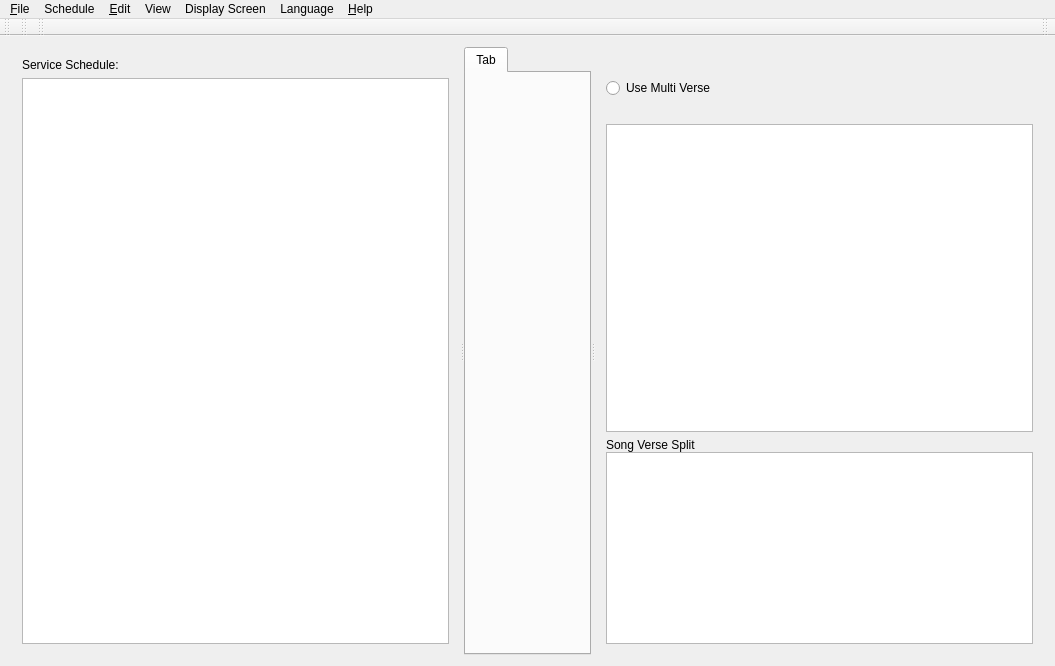
<?xml version="1.0" encoding="UTF-8"?>
<ui version="4.0">
 <class>SoftProjectorClass</class>
 <widget class="QMainWindow" name="SoftProjectorClass">
  <property name="geometry">
   <rect>
    <x>0</x>
    <y>0</y>
    <width>1055</width>
    <height>666</height>
   </rect>
  </property>
  <property name="minimumSize">
   <size>
    <width>700</width>
    <height>550</height>
   </size>
  </property>
  <property name="windowTitle">
   <string notr="true"/>
  </property>
  <property name="windowIcon">
   <iconset resource="../softprojector.qrc">
    <normaloff>:/icons/icons/softprojector.png</normaloff>:/icons/icons/softprojector.png</iconset>
  </property>
  <property name="toolButtonStyle">
   <enum>Qt::ToolButtonIconOnly</enum>
  </property>
  <property name="dockNestingEnabled">
   <bool>false</bool>
  </property>
  <widget class="QWidget" name="centralWidget">
   <layout class="QGridLayout" name="gridLayout">
    <item row="0" column="0">
     <widget class="QSplitter" name="splitter">
      <property name="orientation">
       <enum>Qt::Horizontal</enum>
      </property>
      <widget class="QWidget" name="layoutWidget">
       <layout class="QVBoxLayout" name="verticalLayout_3">
        <item>
         <widget class="QLabel" name="label">
          <property name="text">
           <string>Service Schedule:</string>
          </property>
         </widget>
        </item>
        <item>
         <widget class="QListWidget" name="listWidgetSchedule">
          <property name="iconSize">
           <size>
            <width>16</width>
            <height>16</height>
           </size>
          </property>
          <property name="spacing">
           <number>1</number>
          </property>
         </widget>
        </item>
       </layout>
      </widget>
      <widget class="QTabWidget" name="projectTab">
       <property name="minimumSize">
        <size>
         <width>0</width>
         <height>0</height>
        </size>
       </property>
       <widget class="QWidget" name="Tab">
        <attribute name="title">
         <string>Tab</string>
        </attribute>
        <layout class="QGridLayout" name="gridLayout_2"/>
       </widget>
      </widget>
      <widget class="QWidget" name="layoutWidget1">
       <layout class="QVBoxLayout" name="verticalLayoutDisplayControls">
        <property name="spacing">
         <number>6</number>
        </property>
        <item>
         <layout class="QHBoxLayout" name="horizontalLayout_2">
          <item>
           <widget class="QLabel" name="labelIcon">
            <property name="sizePolicy">
             <sizepolicy hsizetype="Fixed" vsizetype="Fixed">
              <horstretch>0</horstretch>
              <verstretch>0</verstretch>
             </sizepolicy>
            </property>
           </widget>
          </item>
          <item>
           <widget class="QLabel" name="labelShow">
            <property name="text">
             <string/>
            </property>
           </widget>
          </item>
         </layout>
        </item>
        <item>
         <widget class="QWidget" name="widgetMultiVerse" native="true">
          <layout class="QHBoxLayout" name="horizontalLayout_4">
           <property name="leftMargin">
            <number>0</number>
           </property>
           <property name="topMargin">
            <number>0</number>
           </property>
           <property name="rightMargin">
            <number>0</number>
           </property>
           <property name="bottomMargin">
            <number>0</number>
           </property>
           <item>
            <widget class="QRadioButton" name="rbMultiVerse">
             <property name="toolTip">
              <string>If selected, this will allow to select multiple verses at one time. Will need to press &quot;Show&quot; each time.</string>
             </property>
             <property name="text">
              <string>Use Multi Verse</string>
             </property>
            </widget>
           </item>
           <item>
            <spacer name="horizontalSpacer_2">
             <property name="orientation">
              <enum>Qt::Horizontal</enum>
             </property>
             <property name="sizeHint" stdset="0">
              <size>
               <width>40</width>
               <height>20</height>
              </size>
             </property>
            </spacer>
           </item>
          </layout>
         </widget>
        </item>
        <item>
         <widget class="QLabel" name="labelSongNotes">
          <property name="palette">
           <palette>
            <active>
             <colorrole role="WindowText">
              <brush brushstyle="SolidPattern">
               <color alpha="255">
                <red>255</red>
                <green>0</green>
                <blue>4</blue>
               </color>
              </brush>
             </colorrole>
            </active>
            <inactive>
             <colorrole role="WindowText">
              <brush brushstyle="SolidPattern">
               <color alpha="255">
                <red>255</red>
                <green>0</green>
                <blue>4</blue>
               </color>
              </brush>
             </colorrole>
            </inactive>
            <disabled>
             <colorrole role="WindowText">
              <brush brushstyle="SolidPattern">
               <color alpha="255">
                <red>120</red>
                <green>120</green>
                <blue>120</blue>
               </color>
              </brush>
             </colorrole>
            </disabled>
           </palette>
          </property>
          <property name="font">
           <font>
            <weight>75</weight>
            <bold>true</bold>
           </font>
          </property>
          <property name="text">
           <string/>
          </property>
          <property name="wordWrap">
           <bool>true</bool>
          </property>
         </widget>
        </item>
        <item>
         <widget class="QListWidget" name="listShow">
          <property name="enabled">
           <bool>true</bool>
          </property>
          <property name="sizePolicy">
           <sizepolicy hsizetype="Expanding" vsizetype="MinimumExpanding">
            <horstretch>0</horstretch>
            <verstretch>0</verstretch>
           </sizepolicy>
          </property>
          <property name="autoFillBackground">
           <bool>false</bool>
          </property>
          <property name="alternatingRowColors">
           <bool>false</bool>
          </property>
         </widget>
        </item>
        <item>
         <widget class="QWidget" name="songVerseSplitLayoutWidget" native="true">
          <property name="sizePolicy">
           <sizepolicy hsizetype="Preferred" vsizetype="Preferred">
            <horstretch>0</horstretch>
            <verstretch>0</verstretch>
           </sizepolicy>
          </property>
          <layout class="QVBoxLayout" name="songVerseSplitLayout">
           <property name="spacing">
            <number>0</number>
           </property>
           <property name="leftMargin">
            <number>0</number>
           </property>
           <property name="topMargin">
            <number>0</number>
           </property>
           <property name="rightMargin">
            <number>0</number>
           </property>
           <property name="bottomMargin">
            <number>0</number>
           </property>
           <item>
            <widget class="QLabel" name="label_2">
             <property name="text">
              <string>Song Verse Split</string>
             </property>
             <property name="margin">
              <number>0</number>
             </property>
            </widget>
           </item>
           <item>
            <widget class="QListWidget" name="songVerseSplitListWidget">
             <property name="sizePolicy">
              <sizepolicy hsizetype="Expanding" vsizetype="Preferred">
               <horstretch>0</horstretch>
               <verstretch>0</verstretch>
              </sizepolicy>
             </property>
            </widget>
           </item>
          </layout>
         </widget>
        </item>
       </layout>
      </widget>
     </widget>
    </item>
   </layout>
  </widget>
  <widget class="QMenuBar" name="menuBar">
   <property name="geometry">
    <rect>
     <x>0</x>
     <y>0</y>
     <width>1055</width>
     <height>21</height>
    </rect>
   </property>
   <widget class="QMenu" name="menuFile">
    <property name="title">
     <string>&amp;File</string>
    </property>
    <addaction name="actionNewSchedule"/>
    <addaction name="actionOpenSchedule"/>
    <addaction name="actionSaveSchedule"/>
    <addaction name="actionSaveScheduleAs"/>
    <addaction name="actionCloseSchedule"/>
    <addaction name="separator"/>
    <addaction name="actionPrint"/>
    <addaction name="actionPrintSchedule"/>
    <addaction name="separator"/>
    <addaction name="actionClose"/>
   </widget>
   <widget class="QMenu" name="menuEdit">
    <property name="title">
     <string>&amp;Edit</string>
    </property>
    <addaction name="actionNew"/>
    <addaction name="actionEdit"/>
    <addaction name="actionCopy"/>
    <addaction name="actionDelete"/>
    <addaction name="separator"/>
    <addaction name="actionManage_Database"/>
    <addaction name="separator"/>
    <addaction name="actionSettings"/>
   </widget>
   <widget class="QMenu" name="menuHelp">
    <property name="title">
     <string>&amp;Help</string>
    </property>
    <addaction name="actionDonate"/>
    <addaction name="separator"/>
    <addaction name="actionAbout"/>
    <addaction name="action_Help"/>
   </widget>
   <widget class="QMenu" name="menuLanguage">
    <property name="toolTip">
     <string>Select Language</string>
    </property>
    <property name="title">
     <string>Language</string>
    </property>
   </widget>
   <widget class="QMenu" name="menuSongs">
    <property name="title">
     <string>View</string>
    </property>
    <addaction name="actionSong_Counter"/>
    <addaction name="separator"/>
   </widget>
   <widget class="QMenu" name="menuSchedule">
    <property name="title">
     <string>Schedule</string>
    </property>
    <addaction name="actionScheduleAdd"/>
    <addaction name="actionScheduleRemove"/>
    <addaction name="actionScheduleClear"/>
    <addaction name="separator"/>
    <addaction name="actionMoveScheduleTop"/>
    <addaction name="actionMoveScheduleUp"/>
    <addaction name="actionMoveScheduleDown"/>
    <addaction name="actionMoveScheduleBottom"/>
   </widget>
   <widget class="QMenu" name="menuDisplay_Screen">
    <property name="title">
     <string>Display Screen</string>
    </property>
    <addaction name="actionShow"/>
    <addaction name="actionClear"/>
    <addaction name="actionHide"/>
    <addaction name="actionCloseDisplay"/>
   </widget>
   <addaction name="menuFile"/>
   <addaction name="menuSchedule"/>
   <addaction name="menuEdit"/>
   <addaction name="menuSongs"/>
   <addaction name="menuDisplay_Screen"/>
   <addaction name="menuLanguage"/>
   <addaction name="menuHelp"/>
  </widget>
  <widget class="QToolBar" name="toolBarFile">
   <property name="windowTitle">
    <string>File Tool Bar</string>
   </property>
   <property name="toolButtonStyle">
    <enum>Qt::ToolButtonIconOnly</enum>
   </property>
   <attribute name="toolBarArea">
    <enum>TopToolBarArea</enum>
   </attribute>
   <attribute name="toolBarBreak">
    <bool>false</bool>
   </attribute>
  </widget>
  <widget class="QToolBar" name="toolBarSchedule">
   <property name="windowTitle">
    <string>Schedule Tool Bar</string>
   </property>
   <attribute name="toolBarArea">
    <enum>TopToolBarArea</enum>
   </attribute>
   <attribute name="toolBarBreak">
    <bool>false</bool>
   </attribute>
  </widget>
  <widget class="QToolBar" name="toolBarEdit">
   <property name="windowTitle">
    <string>Edit Tool Bar</string>
   </property>
   <attribute name="toolBarArea">
    <enum>TopToolBarArea</enum>
   </attribute>
   <attribute name="toolBarBreak">
    <bool>false</bool>
   </attribute>
  </widget>
  <widget class="QToolBar" name="toolBarShow">
   <property name="sizePolicy">
    <sizepolicy hsizetype="Minimum" vsizetype="Fixed">
     <horstretch>0</horstretch>
     <verstretch>0</verstretch>
    </sizepolicy>
   </property>
   <property name="windowTitle">
    <string>Display Control Tool Bar</string>
   </property>
   <property name="layoutDirection">
    <enum>Qt::RightToLeft</enum>
   </property>
   <attribute name="toolBarArea">
    <enum>TopToolBarArea</enum>
   </attribute>
   <attribute name="toolBarBreak">
    <bool>false</bool>
   </attribute>
  </widget>
  <action name="actionAbout">
   <property name="text">
    <string>&amp;About</string>
   </property>
  </action>
  <action name="actionSettings">
   <property name="icon">
    <iconset resource="../softprojector.qrc">
     <normaloff>:/icons/icons/settings.png</normaloff>:/icons/icons/settings.png</iconset>
   </property>
   <property name="text">
    <string>&amp;Settings...</string>
   </property>
   <property name="toolTip">
    <string>Open settings dialog</string>
   </property>
   <property name="shortcut">
    <string>Ctrl+T</string>
   </property>
  </action>
  <action name="actionClose">
   <property name="icon">
    <iconset resource="../softprojector.qrc">
     <normaloff>:/icons/icons/base-22x22-actions-application-exit.png</normaloff>:/icons/icons/base-22x22-actions-application-exit.png</iconset>
   </property>
   <property name="text">
    <string>E&amp;xit</string>
   </property>
   <property name="toolTip">
    <string>Exit SoftProjector</string>
   </property>
   <property name="shortcut">
    <string>Ctrl+Q</string>
   </property>
  </action>
  <action name="actionManage_Database">
   <property name="icon">
    <iconset resource="../softprojector.qrc">
     <normaloff>:/icons/icons/database.png</normaloff>:/icons/icons/database.png</iconset>
   </property>
   <property name="text">
    <string>&amp;Manage Database...</string>
   </property>
   <property name="toolTip">
    <string>Import and export Bibles, songbooks and themes</string>
   </property>
   <property name="shortcut">
    <string>Ctrl+M</string>
   </property>
  </action>
  <action name="action_Help">
   <property name="icon">
    <iconset resource="../softprojector.qrc">
     <normaloff>:/icons/icons/help.png</normaloff>:/icons/icons/help.png</iconset>
   </property>
   <property name="text">
    <string>&amp;Help</string>
   </property>
   <property name="toolTip">
    <string>Open Help</string>
   </property>
   <property name="shortcut">
    <string>F1</string>
   </property>
  </action>
  <action name="actionSong_Counter">
   <property name="icon">
    <iconset resource="../softprojector.qrc">
     <normaloff>:/icons/icons/song_count.png</normaloff>:/icons/icons/song_count.png</iconset>
   </property>
   <property name="text">
    <string>Song Counter...</string>
   </property>
  </action>
  <action name="actionOpenSchedule">
   <property name="icon">
    <iconset resource="../softprojector.qrc">
     <normaloff>:/icons/icons/scheduleOpen.png</normaloff>:/icons/icons/scheduleOpen.png</iconset>
   </property>
   <property name="text">
    <string>&amp;Open Schedule</string>
   </property>
   <property name="shortcut">
    <string>Ctrl+O</string>
   </property>
  </action>
  <action name="actionSaveSchedule">
   <property name="icon">
    <iconset resource="../softprojector.qrc">
     <normaloff>:/icons/icons/scheduleSave.png</normaloff>:/icons/icons/scheduleSave.png</iconset>
   </property>
   <property name="text">
    <string>&amp;Save Schedule</string>
   </property>
   <property name="shortcut">
    <string>Ctrl+S</string>
   </property>
  </action>
  <action name="actionSaveScheduleAs">
   <property name="text">
    <string>Save Schedule &amp;As</string>
   </property>
   <property name="toolTip">
    <string>Save Schedule with different name</string>
   </property>
  </action>
  <action name="actionNewSchedule">
   <property name="icon">
    <iconset resource="../softprojector.qrc">
     <normaloff>:/icons/icons/scheduleNew.png</normaloff>:/icons/icons/scheduleNew.png</iconset>
   </property>
   <property name="text">
    <string>&amp;New Schedule</string>
   </property>
   <property name="toolTip">
    <string>Start new Schedule</string>
   </property>
   <property name="shortcut">
    <string>Ctrl+Shift+N</string>
   </property>
  </action>
  <action name="actionCloseSchedule">
   <property name="text">
    <string>Close Schedule</string>
   </property>
   <property name="toolTip">
    <string>Close Schedule</string>
   </property>
  </action>
  <action name="actionPrint">
   <property name="icon">
    <iconset resource="../softprojector.qrc">
     <normaloff>:/icons/icons/print.png</normaloff>:/icons/icons/print.png</iconset>
   </property>
   <property name="text">
    <string>&amp;Print</string>
   </property>
   <property name="toolTip">
    <string>Prints selected Bible chapter, selected song and selected announcement.</string>
   </property>
   <property name="shortcut">
    <string>Ctrl+P</string>
   </property>
  </action>
  <action name="actionPrintSchedule">
   <property name="text">
    <string>Print Schedule</string>
   </property>
   <property name="toolTip">
    <string>Print Schedule</string>
   </property>
   <property name="shortcut">
    <string>Ctrl+Shift+P</string>
   </property>
  </action>
  <action name="actionNew">
   <property name="text">
    <string/>
   </property>
   <property name="shortcut">
    <string>Ctrl+N</string>
   </property>
  </action>
  <action name="actionEdit">
   <property name="text">
    <string/>
   </property>
   <property name="shortcut">
    <string>Ctrl+E</string>
   </property>
  </action>
  <action name="actionCopy">
   <property name="text">
    <string/>
   </property>
   <property name="shortcut">
    <string>Ctrl+C</string>
   </property>
  </action>
  <action name="actionDelete">
   <property name="text">
    <string/>
   </property>
   <property name="shortcut">
    <string>Ctrl+Del</string>
   </property>
  </action>
  <action name="actionDonate">
   <property name="text">
    <string>Donate</string>
   </property>
   <property name="toolTip">
    <string>Donate to softProjector development team</string>
   </property>
  </action>
  <action name="actionScheduleAdd">
   <property name="icon">
    <iconset resource="../softprojector.qrc">
     <normaloff>:/icons/icons/scheduleAdd.png</normaloff>:/icons/icons/scheduleAdd.png</iconset>
   </property>
   <property name="text">
    <string>Add to Schedule</string>
   </property>
   <property name="shortcut">
    <string>F2</string>
   </property>
  </action>
  <action name="actionScheduleRemove">
   <property name="icon">
    <iconset resource="../softprojector.qrc">
     <normaloff>:/icons/icons/scheduleRemove.png</normaloff>:/icons/icons/scheduleRemove.png</iconset>
   </property>
   <property name="text">
    <string>Remove from Schedule</string>
   </property>
   <property name="shortcut">
    <string>Del</string>
   </property>
  </action>
  <action name="actionScheduleClear">
   <property name="icon">
    <iconset resource="../softprojector.qrc">
     <normaloff>:/icons/icons/scheduleClear.png</normaloff>:/icons/icons/scheduleClear.png</iconset>
   </property>
   <property name="text">
    <string>Clear Schedule</string>
   </property>
  </action>
  <action name="actionMoveScheduleTop">
   <property name="icon">
    <iconset resource="../softprojector.qrc">
     <normaloff>:/icons/icons/scheduleUpM.png</normaloff>:/icons/icons/scheduleUpM.png</iconset>
   </property>
   <property name="text">
    <string>Move Item To Top</string>
   </property>
   <property name="toolTip">
    <string>Move Schedule item to top of the list</string>
   </property>
  </action>
  <action name="actionMoveScheduleUp">
   <property name="icon">
    <iconset resource="../softprojector.qrc">
     <normaloff>:/icons/icons/scheduleUp.png</normaloff>:/icons/icons/scheduleUp.png</iconset>
   </property>
   <property name="text">
    <string>Move Item Up</string>
   </property>
   <property name="toolTip">
    <string>Move Schedule item up</string>
   </property>
  </action>
  <action name="actionMoveScheduleDown">
   <property name="icon">
    <iconset resource="../softprojector.qrc">
     <normaloff>:/icons/icons/scheduleDown.png</normaloff>:/icons/icons/scheduleDown.png</iconset>
   </property>
   <property name="text">
    <string>Mode Item Down</string>
   </property>
   <property name="toolTip">
    <string>Move Schedule item down</string>
   </property>
  </action>
  <action name="actionMoveScheduleBottom">
   <property name="icon">
    <iconset resource="../softprojector.qrc">
     <normaloff>:/icons/icons/scheduleDownM.png</normaloff>:/icons/icons/scheduleDownM.png</iconset>
   </property>
   <property name="text">
    <string>Move Item To Bottom</string>
   </property>
   <property name="toolTip">
    <string>Move Schedule item to bottom of the list</string>
   </property>
  </action>
  <action name="actionShow">
   <property name="icon">
    <iconset resource="../softprojector.qrc">
     <normaloff>:/icons/icons/show.png</normaloff>:/icons/icons/show.png</iconset>
   </property>
   <property name="text">
    <string>Show</string>
   </property>
   <property name="toolTip">
    <string>Display to the screen (F4)</string>
   </property>
   <property name="shortcut">
    <string>F4</string>
   </property>
  </action>
  <action name="actionHide">
   <property name="icon">
    <iconset resource="../softprojector.qrc">
     <normaloff>:/icons/icons/hide.png</normaloff>:/icons/icons/hide.png</iconset>
   </property>
   <property name="text">
    <string>Hide</string>
   </property>
   <property name="toolTip">
    <string>Show Passive Screen (Stop displaying to the screen) (Esc)</string>
   </property>
   <property name="shortcut">
    <string>Esc</string>
   </property>
  </action>
  <action name="actionClear">
   <property name="icon">
    <iconset resource="../softprojector.qrc">
     <normaloff>:/icons/icons/clear.png</normaloff>:/icons/icons/clear.png</iconset>
   </property>
   <property name="text">
    <string>Clear</string>
   </property>
   <property name="toolTip">
    <string>Clear Display Text (Shift+Esc)</string>
   </property>
   <property name="shortcut">
    <string>Shift+Esc</string>
   </property>
  </action>
  <action name="actionCloseDisplay">
   <property name="checkable">
    <bool>true</bool>
   </property>
   <property name="icon">
    <iconset resource="../softprojector.qrc">
     <normaloff>:/icons/icons/display_off.png</normaloff>:/icons/icons/display_off.png</iconset>
   </property>
   <property name="text">
    <string>On / Off</string>
   </property>
   <property name="toolTip">
    <string>Turn Display Screen On/Off</string>
   </property>
  </action>
 </widget>
 <layoutdefault spacing="6" margin="11"/>
 <resources>
  <include location="../softprojector.qrc"/>
 </resources>
 <connections/>
</ui>
